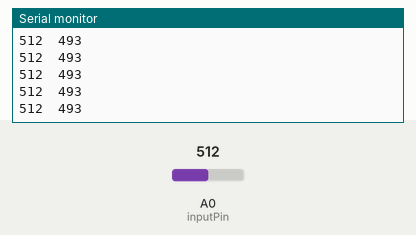
Recording of a sketch running on a simulated Arduino Uno, built with avr-gcc and run on an emulated ATmega328P. Shown: the last lines printed to the serial monitor. Inputs (shaded band) come from the test bench; at power-on: A0 (inputPin) = 512.

Above: at 1.2 s.
1.3 s: A0 (inputPin) set to 88
At 2.0 s:
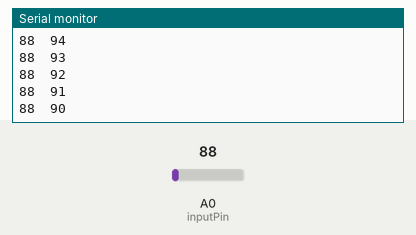
2.8 s: A0 (inputPin) set to 87
At 3.8 s:
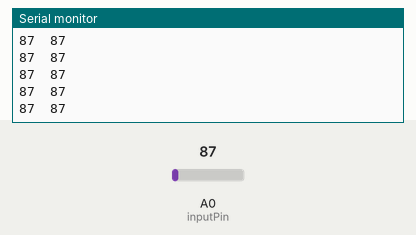
Timing chart, 0 to 5.8 s (numbered marks = the images above; inputs shaded):
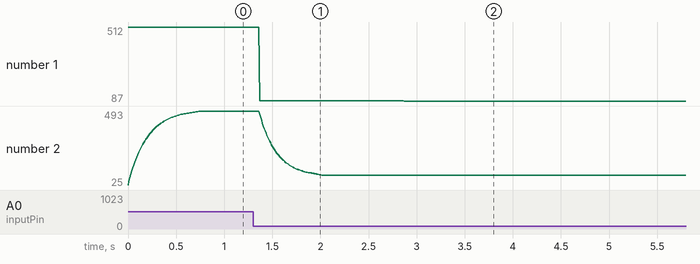

The sketch:

Smoothing1.ino
```cpp
int smoothed = 0;

const int inputPin = A0;

void setup() {
  // initialize serial communication with computer:
  Serial.begin(9600);
}

void loop() {

  int currentRead = analogRead(inputPin);
  smoothed += (currentRead - smoothed) * .05;
  Serial.print(currentRead);
  Serial.print("  ");
  Serial.println(smoothed);
  delay(2);        // delay in between reads for stability
}
```

Measured:
- after the input at 1.3 s, the serial monitor: prints a new line after 0.07 s (image 1)
- plotted number 1: 512 → 88 after the input at 1.3 s
- plotted number 2: 493 → 88 after the input at 1.3 s
